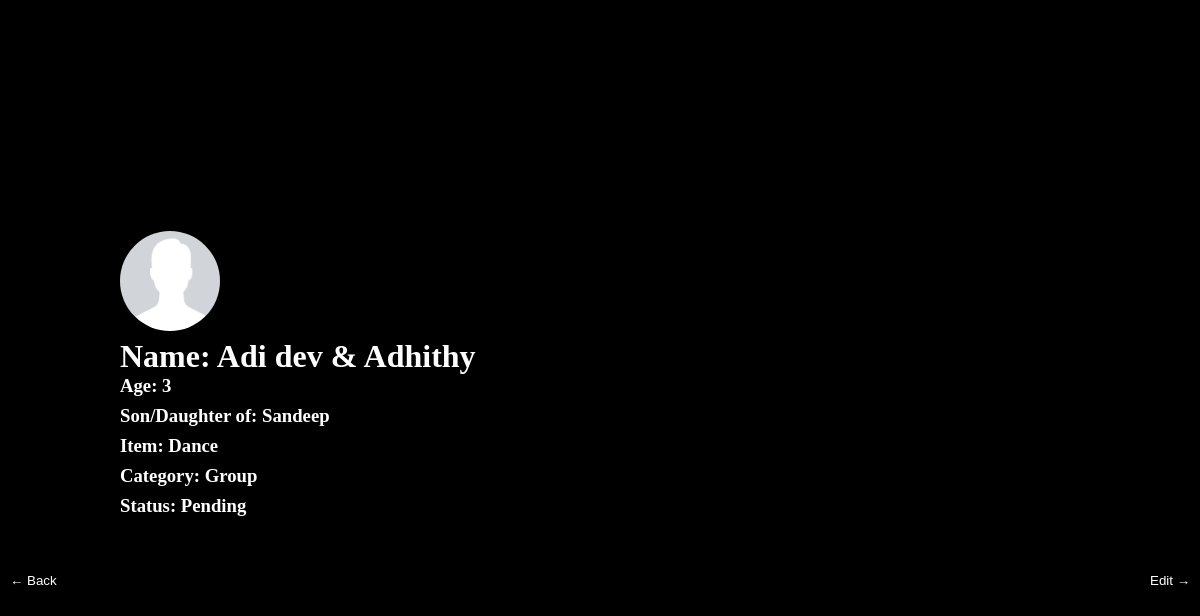
Page /allitems/24/ on the committed database.
### participants/models.py (models this page shows, shortened)
class People(models.Model):
    name=models.CharField(max_length=150)
    age=models.IntegerField()
    father_name=models.CharField(max_length=150)
    MY_CHOICES = [
        ('Song', 'Song'),
        ('Dance', 'Dance'),
        ('Skit', 'Skit'),
        ('Mimicry', 'Mimicry'),
        ('Mono Act', 'Mono Act'),
        ('Thiruvathira','Thiruvathira'),
        ('Kaikottikkali','Kaikottikkali'),
        ('Magic','Magic'),
    ]
    item = models.CharField(max_length=50, choices=MY_CHOICES)
    ctgry = [
        ('Single', 'Single'),
        ('Group', 'Group'),
    ]
    category=models.CharField(max_length=50, choices=ctgry, default='Single')
    sts = [
        ('Pending', 'Pending'),
        ('Finished', 'Finished'),
        ('Cancelled', 'Cancelled'),
    ]
    status=models.CharField(max_length=50, choices=sts, default='Pending')

### participants/views.py (the view)
# urls.py: path('allitems/<int:id>/',Details),
def Details(request, id):
    ppl = People.objects.get(id=id)
    return render(request, "details.html", {"ppl": ppl})

### templates/details.html (shortened to what this page needs)
{% load static %}
<!DOCTYPE html>
<html lang="en">
<head>
</head>
<body>
    <div class="container">
        <div class="center">
            <img src="/static/profile.png" alt="">
            <div class="texts">
                <h1>Name: {{ppl.name}}</h1>
                <h3> Age: {{ppl.age}}</h3>
                <h3> Son/Daughter of: {{ppl.father_name}}</h3>
                <h3> Item: {{ppl.item}}</h3>
                <h3> Category: {{ppl.category}}</h3>
                <h3> Status: {{ppl.status}}</h3>
            </div>
        </div>
        <div class="backer">
            <button class="back" onclick="history.back()">&#8592; Back</button>
            <a href="/edit/{{ppl.id}}/"><button class="edit">Edit &#8594;</button></a>
        </div>
    </div>
</body>
</html>

### templates/details.html (style rules this page uses)
* { margin: 0; padding: 0; }
.container { background-color: black; width: 100%; height: 100vh; display: flex; flex-direction: column; justify-content: center; align-items: center; }
h1, h3 { color: #fff; }
.back { background-color: transparent; color: #fff; border: none; outline: none; cursor: pointer; margin-left: 10px; }
.edit { background-color: transparent; color: #fff; border: none; outline: none; cursor: pointer; margin-right: 10px; }
.backer { display: flex; justify-content: space-between; width: 100%; }
.center { width: 80%; margin-bottom: 30px; padding: 20px; line-height: 30px; }
img { width: 100px; height: 100px; border-radius: 50%; object-fit: cover; }

### rows in the picture
People: name "Adi dev & Adhithy", age "3", father_name "Sandeep", item "Dance", category "Group", status "Pending"
